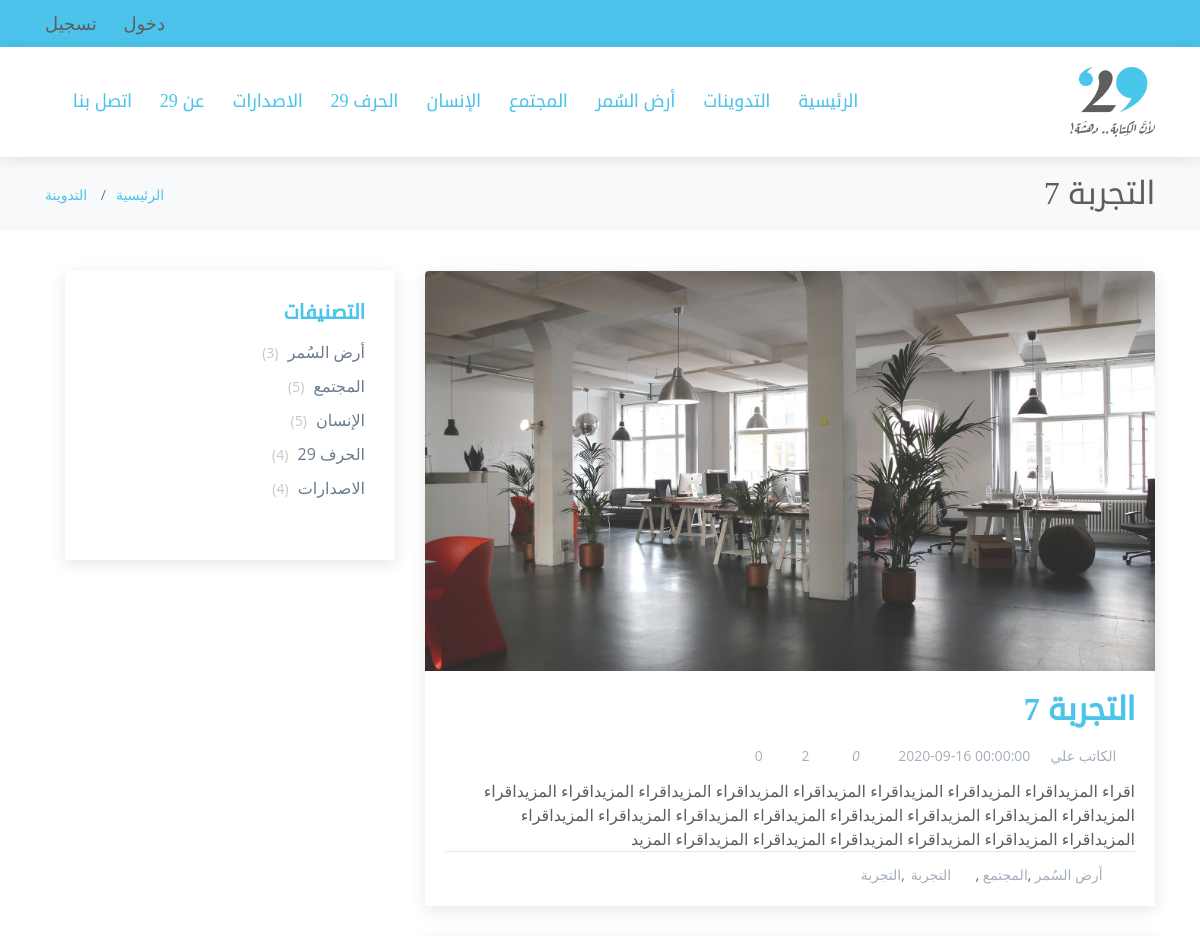
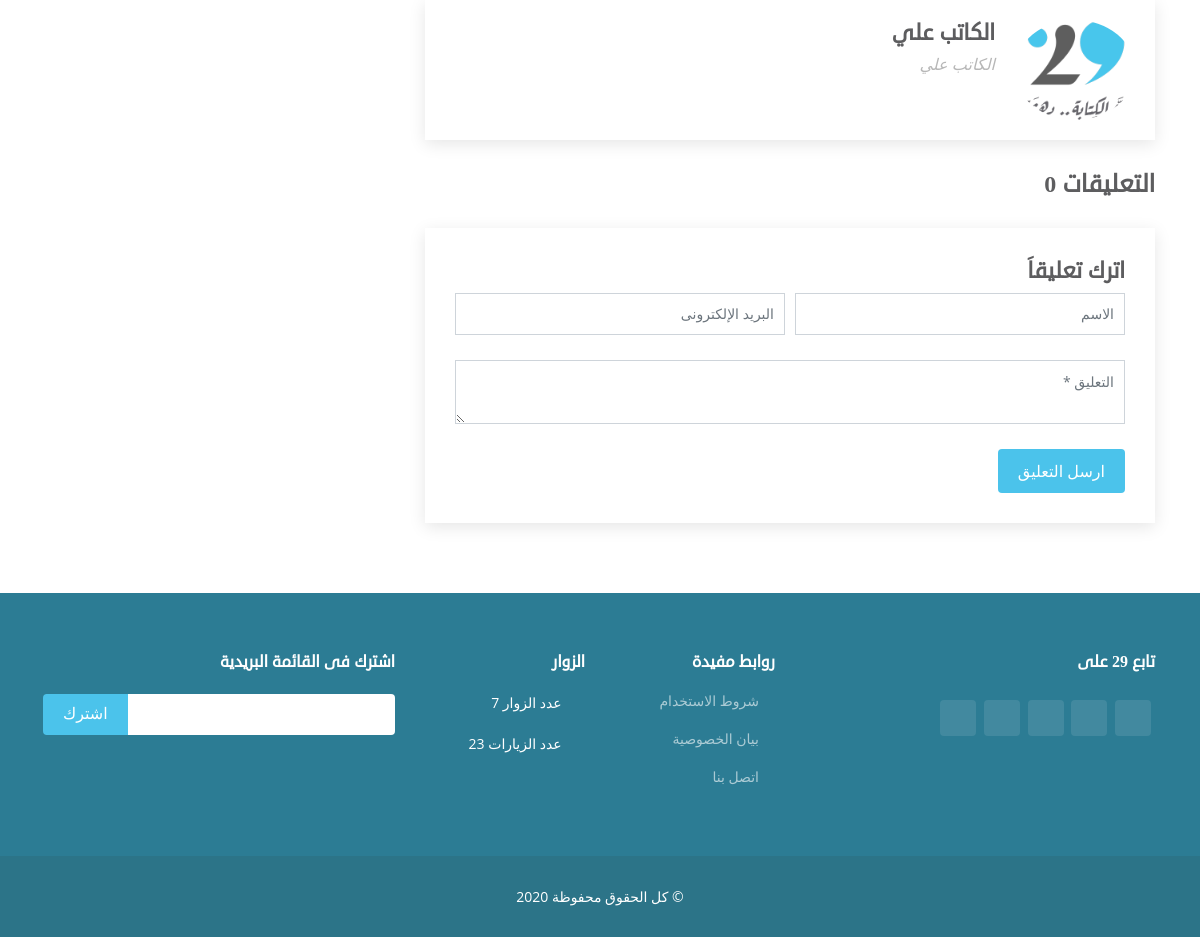
The page /blog/details/7 on the database its author committed (2 pictures, top to bottom).
### tables this page shows
CREATE TABLE `b29_category` (
  `cat_id` int(3) NOT NULL,
  `cat_name` varchar(50) NOT NULL,
  `cat_class` varchar(20) NOT NULL,
  `create_at` datetime NOT NULL,
  `create_by` int(5) NOT NULL,
  `update_at` datetime DEFAULT NULL,
  `update_by` int(5) DEFAULT NULL
);

CREATE TABLE `b29_blog` (
  `b_id` int(5) NOT NULL,
  `b_user` int(5) NOT NULL,
  `b_title` varchar(100) NOT NULL,
  `b_desc` varchar(200) NOT NULL,
  `b_img` varchar(40) NOT NULL,
  `b_keywords` text NOT NULL,
  `b_blog` text NOT NULL,
  `b_accept_by` int(5) DEFAULT NULL,
  `b_accept_date` datetime DEFAULT NULL,
  `b_likes` int(5) NOT NULL DEFAULT '0',
  `b_see` int(5) NOT NULL DEFAULT '0',
  `create_at` datetime NOT NULL,
  `update_at` datetime DEFAULT NULL,
  `update_by` int(5) DEFAULT NULL
);

CREATE TABLE `b29_staff` (
  `staff_id` int(5) NOT NULL,
  `staff_name` varchar(50) NOT NULL,
  `staff_phone` varchar(20) NOT NULL,
  `staff_email` varchar(50) NOT NULL,
  `staff_type` varchar(10) NOT NULL DEFAULT 'DR',
  `staff_address` text,
  `staff_img` varchar(20) NOT NULL DEFAULT 'user.jpg',
  `staff_active` int(1) NOT NULL DEFAULT '1',
  `staff_about` text,
  `staff_face` varchar(100) DEFAULT NULL,
  `staff_twitter` varchar(100) DEFAULT NULL,
  `staff_linked` varchar(100) DEFAULT NULL,
  `staff_instagram` varchar(100) DEFAULT NULL,
  `staff_pass` varchar(100) NOT NULL,
  `create_at` datetime NOT NULL,
  `create_by` int(5) DEFAULT NULL,
  `update_at` datetime DEFAULT NULL,
  `update_by` int(5) DEFAULT NULL
);

### controller/blog.php (called while the page is built, shortened)
<?php
	class blog extends controller
	{
		function __construct()
		{
			$this->view->CSS = array();
			$this->view->JS = array('public/JS/paging.js','views/blog/JS/blog.js');
		}
		function details($blog=0)
		{
			$this->view->menu = $this->model->menu();
			$this->view->blog = $this->model->blog($blog);
			$this->view->curr_title 	= $this->view->blog['title'];
			$this->view->keywords 		= $this->view->blog['keywords'];
			$this->view->render(array('blog/details'),'home');
		}
	}
?>

### index.php (called while the page is built, shortened)
<?php
	$app = new bootstrap();
?>

### lib/session.php (called while the page is built, shortened)
<?php
	class session
	{
		public static function get($key)
		{
			if(isset($_SESSION[$key]))
			{
				return $_SESSION[$key];
			}else
			{
				return false;
			}
		}
	}
?>

### lib/database.php (called while the page is built, shortened)
<?php
	class database extends PDO
	{
		function __construct()
		{
			$this->get_config();
		}
		private function get_config()
		{
			$x = $this->select("SELECT * FROM ".DB_PREFEX."config",array());
		}
		public function select($sql,$data,$fetchMode = PDO::FETCH_ASSOC)
		{
			$sth = $this->prepare($sql);
			if(count($data)>0)
			{
				foreach($data as $key => $val)
				{
					$sth->bindValue("$key",$val);
				}
			}
			$sth->execute();
			return $sth->fetchAll($fetchMode);
		}
		public function get_menu()
		{
			$x = $this->select("SELECT ".DB_PREFEX."category.*, count(blog_id) as no
								FROM ".DB_PREFEX."category
								LEFT JOIN ".DB_PREFEX."blog_category ON category = cat_id
								WHERE 1=1
								GROUP BY cat_id",array());
			$menu = array();
			foreach($x as $val)
			{
				$menu[$val['cat_id']] = array('id'=>$val['cat_id']
											,'name'=>$val['cat_name']
											,'count'=>$val['no']
											);
			}
			return $menu;
		}
	}
?>

### models/blog_model.php (called while the page is built, shortened)
<?php
	class blog_model extends model
	{
		function __construct()
		{
			parent::__construct();
		}
		public function menu()
		{
			return $this->db->get_menu();
		}
		public function blog($blog_id)
		{
			$b = $this->db->select('SELECT b_id, b_title, b_desc, b_img, b_likes
									,b_see, b_accept_date, b_blog, b_keywords
									,b_user, staff_name, staff_phone, staff_email, staff_img
									,staff_twitter, staff_face, staff_instagram,staff_linked
									FROM '.DB_PREFEX.'blog
									JOIN '.DB_PREFEX.'staff ON b_user = staff_id
									WHERE b_accept_date IS NOT NULL AND b_id = :ID
									',array(':ID'=>$blog_id));
			if(!cookies::get('blog_'.$b[0]['b_id']))
			{
				$b[0]['b_see'] += 1;
				$this->db->update('blog',array('b_see'=>$b[0]['b_see']),'b_id = '.$b[0]['b_id']);
			}
			$blog = array('id'			=>$b[0]['b_id'],
						'title'			=>$b[0]['b_title'],
						'desc'			=>$b[0]['b_desc'],
						'text'			=>$b[0]['b_blog'],
						'img'			=>$b[0]['b_img'],
						'likes'			=>$b[0]['b_likes'],
						'b_see'			=>$b[0]['b_see'],
						'publish'		=>$b[0]['b_accept_date'],
						'user'			=>$b[0]['b_user'],
						'name'			=>$b[0]['staff_name'],
						'phone'			=>$b[0]['staff_phone'],
						'email'			=>$b[0]['staff_email'],
						'user_img'		=>$b[0]['staff_img'],
						'user_face'		=>$b[0]['staff_face'],
						'user_twitter'	=>$b[0]['staff_twitter'],
						'user_instegram'=>$b[0]['staff_instagram'],
						'user_linked'	=>$b[0]['staff_linked'],
						'keywords'	=>$b[0]['b_keywords'],
						'cat'		=>array(),
						'comment'	=>array()
						);
			$cat = $this->db->select('SELECT cat_id, cat_name,comment,cat_class
									FROM '.DB_PREFEX.'blog_category
									JOIN '.DB_PREFEX.'category ON category = cat_id
									WHERE blog_id = :ID
									',array(':ID'=>$b[0]['b_id']));
			foreach($cat as $value)
			{
				array_push($blog['cat'],array('id'=>$value['cat_id']
											,'name'=>$value['cat_name']
											,'class'=>$value['cat_class']
											,'comm'=>$value['comment']));
			}
			return $blog;
		}
	}
?>

### lib/model.php (called while the page is built)
<?php
	class model
	{
		function __construct()
		{
			$this->db = new database();
		}
	}
?>

### lib/controller.php (called while the page is built, shortened)
<?php
	class controller
	{
		public function loadModel($name,$model_path)
		{
			$path = $model_path.$name.'_model.php';
			if(file_exists($path))
			{
				$this->model = new $model_name();
			}
		}
	}
?>

### views/blog/details.php (the view, shortened to what this page needs)
<main id="main">
	<section id="breadcrumbs" class="breadcrumbs">
		<div class="container">
			<div class="d-flex justify-content-between align-items-center">
				<h2><?php echo $this->blog['title']?></h2>
				<ol>
					<li><a href="<?php echo URL?>">الرئيسية</a></li>
					<li><a href="<?php echo URL?>blog/index"> التدوينة</a></li>
				</ol>
			</div>
		</div>
	</section>
	<section id="blog" class="blog">
		<div class="container">
			<div class="row">
				<div class="col-lg-8 entries">
					<article class="entry entry-single">
						<div class="entry-img">
							<img src="<?php echo URL."public/IMG/blog/".$this->blog['img'] ?>" alt="" class="img-fluid rounded d-block w-100 h-100">
						</div>
						<h2 class="entry-title">
							<a><?php echo $this->blog['title']?></a>
						</h2>
						<div class="entry-meta">
							<ul>
								<li class="d-flex align-items-center"><a href="<?php echo URL."blog/user/".$this->blog['user']?>"><i class="icofont-user"></i> <?php echo $this->blog['name']?></a></li>
								<li class="d-flex align-items-center"><a><i class="icofont-wall-clock"></i> <time datetime="<?php echo $this->blog['publish']?>"><?php echo $this->blog['publish']?></time></a></li>
								<li class="d-flex align-items-center"><a id="add_like"><i class="icofont-like"></i> <i id="like_count"><?php echo $this->blog['likes']?></i></a></li>
								<li class="d-flex align-items-center"><a><i class="icofont-eye"></i> <?php echo $this->blog['b_see']?></a></li>
								<li class="d-flex align-items-center"><a href="#blog-comments"><i class="icofont-comment"></i><?php echo count($this->blog['comment'])?> </a></li>
							</ul>
						</div>
						<div class="entry-content">
							<?php echo $this->blog['text']?>
						</div>
						<div class="entry-footer clearfix">
							<div class="float-right">
								<i class="icofont-folder"></i>
								<ul class="cats">
								<?php
									foreach($this->blog['cat'] as $value)
									{
										echo "<li><a href='".URL."blog/index/".$value['id']."'>".$value['name']."</a> , </li>";
									}
								?>
								</ul>
								<i class="icofont-tags"></i>
								<ul class="tags">
								<?php
									foreach(explode(",",$this->blog['keywords']) as $val)
									{
										echo '<li><a>'.$val.'</a></li>';
									}
								?>
								</ul>
							</div>
							<?php
								$share = URL."blog/details/".$this->blog['id'];
							?>
							<div class="float-left share">
								<a href="https://twitter.com/share?ref_src=twsrc%5Etfw&url=<?php echo $share ?>" title="Share on Twitter"><i class="icofont-twitter"></i></a>
								<a href="https://www.facebook.com/sharer/sharer.php?u=<?php echo $share ?>&amp;src=sdkpreparse" title="Share on Facebook"><i class="icofont-facebook"></i></a>
								<a href="mailto:?subject=I wanted you to see this site&amp;body=Check out this site <?php echo $share ?>&amp;src=sdkpreparse" title="Share on Facebook"><i class="icofont-email"></i></a>
							</div>
						</div>
					</article>
					<div class="blog-author clearfix">
						<img src="<?php echo URL."public/IMG/users/".$this->blog['user_img'] ?>" class="rounded-circle float-right" alt="">
						<h4><?php echo $this->blog['name']?></h4>
						<p><?php echo $this->blog['name']?></p>
					</div>
					<div class="blog-comments" id="blog-comments">
						<h4 class="comments-count">التعليقات <?php echo count($this->blog['comment'])?></h4>
						<div class="reply-form">
							<h4>اترك تعليقاَ</h4>
							<form id="blog_comment" method="post" role="form" class="php-form">
								<div class="form-row">
									<div class="col-md-6 form-group">
										<input type="text" name="name" class="form-control" id="name" placeholder="الاسم" data-rule="minlen:4" data-msg="من فضلك ادخل 4 خروق على الاقل" />
									</div>
									<div class="col-md-6 form-group">
										<input type="email" class="form-control" name="email" id="email" placeholder="البريد الإلكترونى" data-rule="email" data-msg="من فضلك ادخل بريد الإلكترونى صحيح" />
									</div>
								</div>
								<div class="form-group">
									<textarea class="form-control" name="message" rows="2" data-rule="required" data-msg="Please write something for us" placeholder="التعليق *"></textarea>
								</div>
								<button type="submit" class="btn btn-primary">ارسل التعليق</button>
							</form>
						</div>
					</div>
				</div>
				<div class="col-lg-4">
					<div class="sidebar">
						<h3 class="sidebar-title">التصنيفات</h3>
						<div class="sidebar-item categories">
							<ul>
							<?php
								foreach($this->menu as $val)
								{
									echo "<li><a href='".URL."blog/index/".$val['id']."'>".$val['name']." <span>(".$val['count'].")</span></a></li>";
								}
							?>
							</ul>
						</div>
					</div>
				</div>
			</div>
		</div>
	</section>
</main>

### views/menus/default.php (shortened to what this page needs)
<section id="topbar" class="d-none d-lg-block">
	<div class="container d-flex">
		<div class="contact-info mr-auto">
		<?php
			if(session::get('user_type'))
			{
		?>
			<a href="<?php echo URL ?>login/logout"><i class="icofont-sign-out"></i> خروج </a>
		<?php
			}else{
		?>
			<a href="<?php echo URL ?>login"><i class="icofont-sign-in"></i> دخول</a>
			<a href="<?php echo URL ?>login/register"><i class="icofont-user"></i>تسجيل</a>
		<?php
			}
		?>
		</div>
	</div>
</section>
<header id="header" class="header-inner-pages sticky-top">
	<div class="container d-flex align-items-center">
		<a href="<?php echo URL ?>" class="logo"><img src="<?php echo URL ?>public/IMG/logo.png" alt="" class="img-fluid"></a>
		<nav class="nav-menu d-none mr-auto d-lg-block">
			<ul>
				<li><a href="<?php echo URL ?>dashboard/">الرئيسية</a></li>
				<li><a href="<?php echo URL ?>blog/index">التدوينات</a></li>
			<?php
				foreach($this->menu as $val)
				{
					echo "<li><a href='".URL."blog/index/".$val['id']."'>".$val['name']."</a></li>";
				}
			?>
				<li><a href="<?php echo URL ?>dashboard/about">عن 29 </a></li>
				<li><a href="<?php echo URL ?>dashboard/contact">اتصل بنا</a></li>
			</ul>
		</nav>
	</div>
</header>

### lib/view.php (shortened to what this page needs)
<?php
	class view
	{
		public function render($files,$class="")
		{
			$this->get_header($class);
			foreach($files as $k => $name)
			{
				$file_name = "views/".$name.".php";
				if(file_exists($file_name))
				{
					require($file_name);
				}else
				{
					$this->file_name = $name;
					require("views/error/err404.php");
				}
			}
		}
		public function get_header($class)
		{
			require("views/header/header.php");
			$this->get_menus($class);
		}
		private function get_menus($class)
		{
			require("views/menus/default.php");
		}
		public function get_footer($class)
		{
			require("views/footer/footer.php");
		}
	}
?>

### rows shown on the page
b29_category: cat_name "أرض السُمر", count "3"
b29_category: cat_name "المجتمع", count "5"
b29_category: cat_name "الإنسان", count "5"
b29_category: cat_name "الحرف 29", count "4"
b29_category: cat_name "الاصدارات", count "4"
b29_blog: b_title "التجربة 7", b_img (picture), b_user.staff_name "الكاتب علي", b_accept_date "2020-09-16 00:00:00", b_likes "0", b_blog "اقراء المزيداقراء المزيداقراء المزيداقراء المزيداقراء المزيداقراء المزيداقراء المزيداقراء المزيداقراء المزيداقراء المزيداقراء المزيداقراء المزيداقراء المزيداقراء المزيداقراء المزيداقراء المزيداقراء المزيداقراء المزيداقراء المزيداقراء المزيداقراء المزيداقراء المزيداقراء المزيد", name "أرض السُمر", name "المجتمع", b_keywords "التجربة", b_user.staff_img (picture)

### other values the page prints
session::get('NEW_VISIT') "7"
session::get('VISIT') "23"
